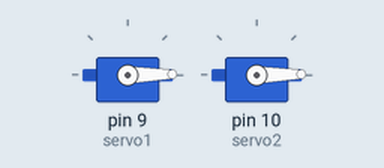
A sketch run on a simulated Arduino Uno, built with avr-gcc and run on an emulated ATmega328P. Parts: 2 × servo.

Above: at 0.05 s.
At 2.2 s:
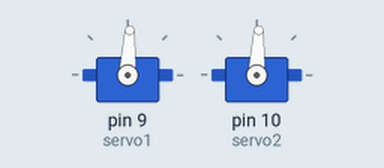
At 4.4 s:
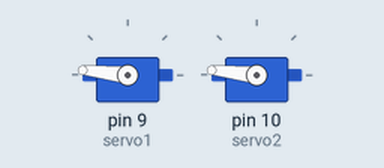
At 8.75 s:
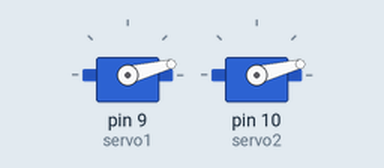
Timing chart, 0 to 11.8 s (numbered marks = the images above):
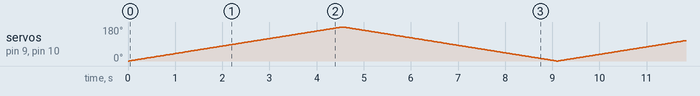

The sketch:

SERVO_3.ino
```cpp
#include <Servo.h>

Servo servo1;                         // Crear un objeto tipo Servo llamado servo1
Servo servo2;                         // Crear un objeto tipo Servo llamado servo2

int angulo = 0 ;

void setup()
{
  servo1.attach(9) ;             // Conectar servo1 al pin 9
  servo2.attach(10) ;           // Conectar servo1 al pin 10
}

void loop()
{
  for(angulo  = 0; angulo  <= 180; angulo  += 1)   //incrementa angulo 1 grado
  {
    servo1.write(angulo);
    servo2.write(angulo);
    delay(25);
  }

  for(angulo  = 180; angulo  >=0; angulo  -=1 )    //decrementa angulo 1 grado
  {
    servo1.write(angulo);
    servo2.write(angulo);
    delay(25);
  }
}
```
